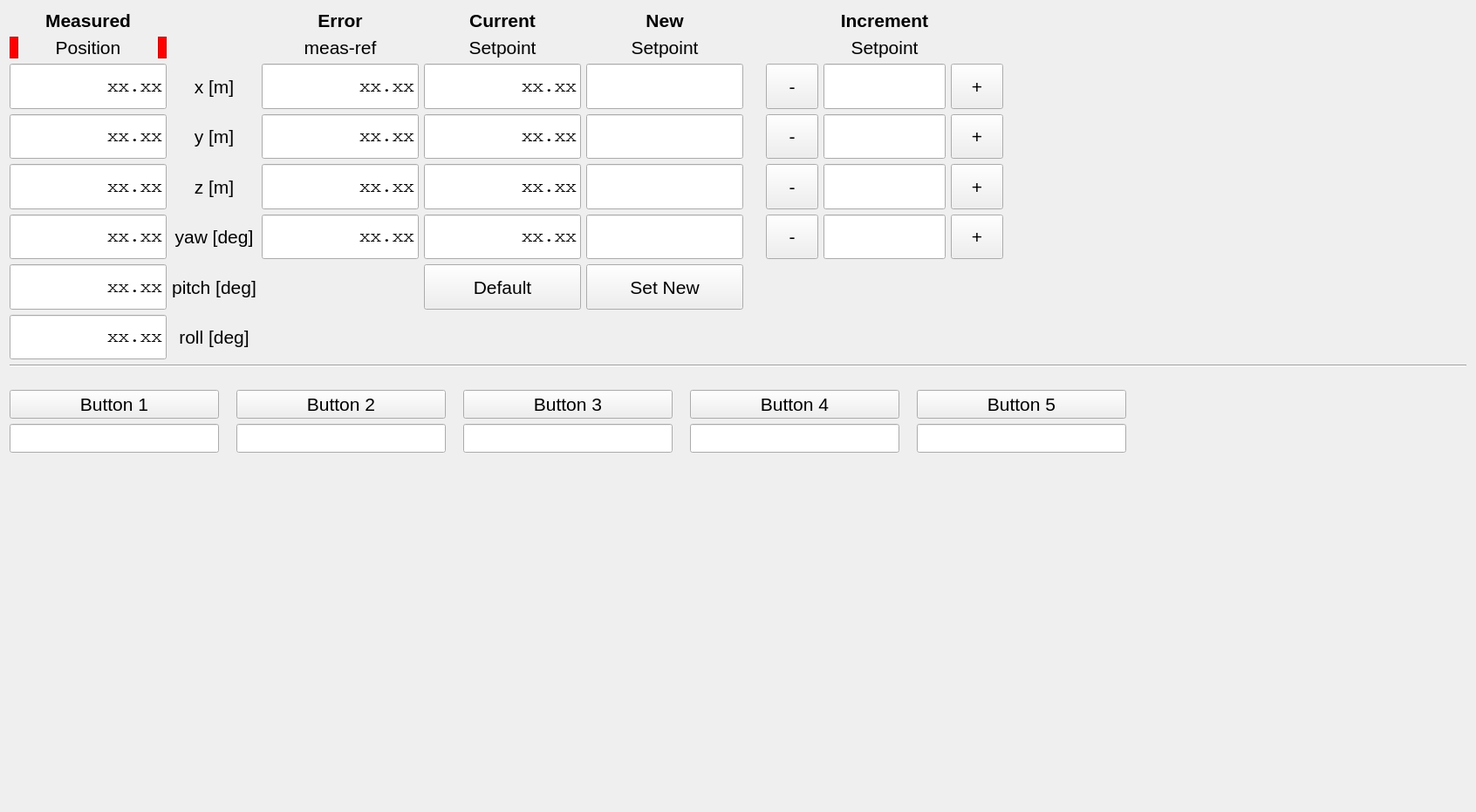
<?xml version="1.0" encoding="UTF-8"?>
<ui version="4.0">
 <class>StudentControllerTab</class>
 <widget class="QWidget" name="StudentControllerTab">
  <property name="geometry">
   <rect>
    <x>0</x>
    <y>0</y>
    <width>1692</width>
    <height>931</height>
   </rect>
  </property>
  <property name="font">
   <font>
    <pointsize>16</pointsize>
   </font>
  </property>
  <property name="windowTitle">
   <string>Form</string>
  </property>
  <layout class="QGridLayout" name="gridLayout">
   <item row="12" column="0" rowspan="2">
    <layout class="QGridLayout" name="gridLayout_3">
     <property name="leftMargin">
      <number>0</number>
     </property>
     <property name="topMargin">
      <number>0</number>
     </property>
     <property name="rightMargin">
      <number>0</number>
     </property>
     <property name="bottomMargin">
      <number>0</number>
     </property>
     <property name="horizontalSpacing">
      <number>20</number>
     </property>
     <item row="0" column="1">
      <widget class="QPushButton" name="custom_button_2">
       <property name="sizePolicy">
        <sizepolicy hsizetype="MinimumExpanding" vsizetype="MinimumExpanding">
         <horstretch>0</horstretch>
         <verstretch>0</verstretch>
        </sizepolicy>
       </property>
       <property name="maximumSize">
        <size>
         <width>240</width>
         <height>60</height>
        </size>
       </property>
       <property name="text">
        <string>Button 2</string>
       </property>
      </widget>
     </item>
     <item row="0" column="3">
      <widget class="QPushButton" name="custom_button_4">
       <property name="sizePolicy">
        <sizepolicy hsizetype="MinimumExpanding" vsizetype="MinimumExpanding">
         <horstretch>0</horstretch>
         <verstretch>0</verstretch>
        </sizepolicy>
       </property>
       <property name="maximumSize">
        <size>
         <width>240</width>
         <height>60</height>
        </size>
       </property>
       <property name="text">
        <string>Button 4</string>
       </property>
      </widget>
     </item>
     <item row="1" column="0">
      <widget class="QLineEdit" name="lineEdit_custom_1">
       <property name="sizePolicy">
        <sizepolicy hsizetype="MinimumExpanding" vsizetype="MinimumExpanding">
         <horstretch>0</horstretch>
         <verstretch>0</verstretch>
        </sizepolicy>
       </property>
       <property name="maximumSize">
        <size>
         <width>240</width>
         <height>60</height>
        </size>
       </property>
       <property name="alignment">
        <set>Qt::AlignRight|Qt::AlignTrailing|Qt::AlignVCenter</set>
       </property>
      </widget>
     </item>
     <item row="0" column="2">
      <widget class="QPushButton" name="custom_button_3">
       <property name="sizePolicy">
        <sizepolicy hsizetype="MinimumExpanding" vsizetype="MinimumExpanding">
         <horstretch>0</horstretch>
         <verstretch>0</verstretch>
        </sizepolicy>
       </property>
       <property name="maximumSize">
        <size>
         <width>240</width>
         <height>60</height>
        </size>
       </property>
       <property name="text">
        <string>Button 3</string>
       </property>
      </widget>
     </item>
     <item row="0" column="0">
      <widget class="QPushButton" name="custom_button_1">
       <property name="sizePolicy">
        <sizepolicy hsizetype="MinimumExpanding" vsizetype="MinimumExpanding">
         <horstretch>0</horstretch>
         <verstretch>0</verstretch>
        </sizepolicy>
       </property>
       <property name="maximumSize">
        <size>
         <width>240</width>
         <height>60</height>
        </size>
       </property>
       <property name="text">
        <string>Button 1</string>
       </property>
      </widget>
     </item>
     <item row="0" column="5">
      <spacer name="horizontalSpacer">
       <property name="orientation">
        <enum>Qt::Horizontal</enum>
       </property>
       <property name="sizeHint" stdset="0">
        <size>
         <width>40</width>
         <height>20</height>
        </size>
       </property>
      </spacer>
     </item>
     <item row="0" column="4">
      <widget class="QPushButton" name="custom_button_5">
       <property name="sizePolicy">
        <sizepolicy hsizetype="MinimumExpanding" vsizetype="MinimumExpanding">
         <horstretch>0</horstretch>
         <verstretch>0</verstretch>
        </sizepolicy>
       </property>
       <property name="maximumSize">
        <size>
         <width>240</width>
         <height>60</height>
        </size>
       </property>
       <property name="text">
        <string>Button 5</string>
       </property>
      </widget>
     </item>
     <item row="1" column="1">
      <widget class="QLineEdit" name="lineEdit_custom_2">
       <property name="sizePolicy">
        <sizepolicy hsizetype="MinimumExpanding" vsizetype="MinimumExpanding">
         <horstretch>0</horstretch>
         <verstretch>0</verstretch>
        </sizepolicy>
       </property>
       <property name="maximumSize">
        <size>
         <width>240</width>
         <height>60</height>
        </size>
       </property>
       <property name="alignment">
        <set>Qt::AlignRight|Qt::AlignTrailing|Qt::AlignVCenter</set>
       </property>
      </widget>
     </item>
     <item row="1" column="2">
      <widget class="QLineEdit" name="lineEdit_custom_3">
       <property name="sizePolicy">
        <sizepolicy hsizetype="MinimumExpanding" vsizetype="MinimumExpanding">
         <horstretch>0</horstretch>
         <verstretch>0</verstretch>
        </sizepolicy>
       </property>
       <property name="maximumSize">
        <size>
         <width>240</width>
         <height>60</height>
        </size>
       </property>
       <property name="alignment">
        <set>Qt::AlignRight|Qt::AlignTrailing|Qt::AlignVCenter</set>
       </property>
      </widget>
     </item>
     <item row="1" column="3">
      <widget class="QLineEdit" name="lineEdit_custom_4">
       <property name="sizePolicy">
        <sizepolicy hsizetype="MinimumExpanding" vsizetype="MinimumExpanding">
         <horstretch>0</horstretch>
         <verstretch>0</verstretch>
        </sizepolicy>
       </property>
       <property name="maximumSize">
        <size>
         <width>240</width>
         <height>60</height>
        </size>
       </property>
       <property name="alignment">
        <set>Qt::AlignRight|Qt::AlignTrailing|Qt::AlignVCenter</set>
       </property>
      </widget>
     </item>
     <item row="1" column="4">
      <widget class="QLineEdit" name="lineEdit_custom_5">
       <property name="sizePolicy">
        <sizepolicy hsizetype="MinimumExpanding" vsizetype="MinimumExpanding">
         <horstretch>0</horstretch>
         <verstretch>0</verstretch>
        </sizepolicy>
       </property>
       <property name="maximumSize">
        <size>
         <width>240</width>
         <height>60</height>
        </size>
       </property>
       <property name="alignment">
        <set>Qt::AlignRight|Qt::AlignTrailing|Qt::AlignVCenter</set>
       </property>
      </widget>
     </item>
    </layout>
   </item>
   <item row="9" column="0">
    <layout class="QGridLayout" name="gridLayout_2">
     <property name="leftMargin">
      <number>0</number>
     </property>
     <property name="topMargin">
      <number>0</number>
     </property>
     <property name="rightMargin">
      <number>0</number>
     </property>
     <property name="bottomMargin">
      <number>0</number>
     </property>
     <item row="0" column="0">
      <widget class="QLabel" name="label_measured_title">
       <property name="font">
        <font>
         <weight>75</weight>
         <bold>true</bold>
        </font>
       </property>
       <property name="text">
        <string>Measured</string>
       </property>
       <property name="alignment">
        <set>Qt::AlignCenter</set>
       </property>
      </widget>
     </item>
     <item row="3" column="2">
      <widget class="QLineEdit" name="lineEdit_error_x">
       <property name="sizePolicy">
        <sizepolicy hsizetype="MinimumExpanding" vsizetype="MinimumExpanding">
         <horstretch>0</horstretch>
         <verstretch>0</verstretch>
        </sizepolicy>
       </property>
       <property name="maximumSize">
        <size>
         <width>180</width>
         <height>60</height>
        </size>
       </property>
       <property name="font">
        <font>
         <family>Courier</family>
        </font>
       </property>
       <property name="text">
        <string>xx.xx</string>
       </property>
       <property name="alignment">
        <set>Qt::AlignRight|Qt::AlignTrailing|Qt::AlignVCenter</set>
       </property>
       <property name="readOnly">
        <bool>true</bool>
       </property>
      </widget>
     </item>
     <item row="1" column="0">
      <layout class="QHBoxLayout" name="horizontalLayout_5">
       <property name="spacing">
        <number>0</number>
       </property>
       <property name="leftMargin">
        <number>0</number>
       </property>
       <property name="topMargin">
        <number>0</number>
       </property>
       <property name="rightMargin">
        <number>0</number>
       </property>
       <property name="bottomMargin">
        <number>0</number>
       </property>
       <item>
        <widget class="QFrame" name="red_frame_position_left">
         <property name="maximumSize">
          <size>
           <width>10</width>
           <height>16777215</height>
          </size>
         </property>
         <property name="styleSheet">
          <string notr="true">background-color:red;</string>
         </property>
         <property name="frameShape">
          <enum>QFrame::StyledPanel</enum>
         </property>
         <property name="frameShadow">
          <enum>QFrame::Raised</enum>
         </property>
        </widget>
       </item>
       <item>
        <widget class="QLabel" name="label_measured_title_line2">
         <property name="text">
          <string>Position</string>
         </property>
         <property name="alignment">
          <set>Qt::AlignCenter</set>
         </property>
        </widget>
       </item>
       <item>
        <widget class="QFrame" name="red_frame_position_right">
         <property name="maximumSize">
          <size>
           <width>10</width>
           <height>16777215</height>
          </size>
         </property>
         <property name="styleSheet">
          <string notr="true">background-color:red;</string>
         </property>
         <property name="frameShape">
          <enum>QFrame::StyledPanel</enum>
         </property>
         <property name="frameShadow">
          <enum>QFrame::Raised</enum>
         </property>
        </widget>
       </item>
      </layout>
     </item>
     <item row="3" column="1">
      <widget class="QLabel" name="label_row_x">
       <property name="maximumSize">
        <size>
         <width>16777215</width>
         <height>60</height>
        </size>
       </property>
       <property name="text">
        <string>x [m]</string>
       </property>
       <property name="alignment">
        <set>Qt::AlignCenter</set>
       </property>
      </widget>
     </item>
     <item row="5" column="1">
      <widget class="QLabel" name="label_row_z">
       <property name="maximumSize">
        <size>
         <width>16777215</width>
         <height>60</height>
        </size>
       </property>
       <property name="text">
        <string>z [m]</string>
       </property>
       <property name="alignment">
        <set>Qt::AlignCenter</set>
       </property>
      </widget>
     </item>
     <item row="6" column="1">
      <widget class="QLabel" name="label_row_yaw">
       <property name="maximumSize">
        <size>
         <width>16777215</width>
         <height>60</height>
        </size>
       </property>
       <property name="text">
        <string>yaw [deg]</string>
       </property>
       <property name="alignment">
        <set>Qt::AlignCenter</set>
       </property>
      </widget>
     </item>
     <item row="3" column="6">
      <layout class="QHBoxLayout" name="horizontalLayout">
       <item>
        <widget class="QPushButton" name="x_increment_minus_button">
         <property name="sizePolicy">
          <sizepolicy hsizetype="MinimumExpanding" vsizetype="Fixed">
           <horstretch>0</horstretch>
           <verstretch>0</verstretch>
          </sizepolicy>
         </property>
         <property name="maximumSize">
          <size>
           <width>60</width>
           <height>60</height>
          </size>
         </property>
         <property name="text">
          <string>-</string>
         </property>
        </widget>
       </item>
       <item>
        <widget class="QLineEdit" name="lineEdit_setpoint_increment_x">
         <property name="sizePolicy">
          <sizepolicy hsizetype="MinimumExpanding" vsizetype="Fixed">
           <horstretch>0</horstretch>
           <verstretch>0</verstretch>
          </sizepolicy>
         </property>
         <property name="maximumSize">
          <size>
           <width>140</width>
           <height>60</height>
          </size>
         </property>
         <property name="font">
          <font>
           <family>Courier</family>
          </font>
         </property>
         <property name="alignment">
          <set>Qt::AlignRight|Qt::AlignTrailing|Qt::AlignVCenter</set>
         </property>
        </widget>
       </item>
       <item>
        <widget class="QPushButton" name="x_increment_plus_button">
         <property name="maximumSize">
          <size>
           <width>60</width>
           <height>60</height>
          </size>
         </property>
         <property name="text">
          <string>+</string>
         </property>
        </widget>
       </item>
      </layout>
     </item>
     <item row="3" column="5">
      <spacer name="horizontalSpacer_2">
       <property name="orientation">
        <enum>Qt::Horizontal</enum>
       </property>
       <property name="sizeType">
        <enum>QSizePolicy::Fixed</enum>
       </property>
       <property name="sizeHint" stdset="0">
        <size>
         <width>20</width>
         <height>20</height>
        </size>
       </property>
      </spacer>
     </item>
     <item row="4" column="1">
      <widget class="QLabel" name="label_row_y">
       <property name="maximumSize">
        <size>
         <width>16777215</width>
         <height>60</height>
        </size>
       </property>
       <property name="text">
        <string>y [m]</string>
       </property>
       <property name="alignment">
        <set>Qt::AlignCenter</set>
       </property>
      </widget>
     </item>
     <item row="7" column="1">
      <widget class="QLabel" name="label_row_pitch">
       <property name="maximumSize">
        <size>
         <width>16777215</width>
         <height>60</height>
        </size>
       </property>
       <property name="text">
        <string>pitch [deg]</string>
       </property>
       <property name="alignment">
        <set>Qt::AlignCenter</set>
       </property>
      </widget>
     </item>
     <item row="8" column="1">
      <widget class="QLabel" name="label_row_roll">
       <property name="maximumSize">
        <size>
         <width>16777215</width>
         <height>60</height>
        </size>
       </property>
       <property name="text">
        <string>roll [deg]</string>
       </property>
       <property name="alignment">
        <set>Qt::AlignCenter</set>
       </property>
      </widget>
     </item>
     <item row="1" column="2">
      <widget class="QLabel" name="label_error_title_line2">
       <property name="text">
        <string>meas-ref</string>
       </property>
       <property name="alignment">
        <set>Qt::AlignCenter</set>
       </property>
      </widget>
     </item>
     <item row="1" column="3">
      <widget class="QLabel" name="label_current_title_2">
       <property name="text">
        <string>Setpoint</string>
       </property>
       <property name="alignment">
        <set>Qt::AlignCenter</set>
       </property>
      </widget>
     </item>
     <item row="0" column="2">
      <widget class="QLabel" name="label_error_title">
       <property name="font">
        <font>
         <weight>75</weight>
         <bold>true</bold>
        </font>
       </property>
       <property name="text">
        <string>Error</string>
       </property>
       <property name="alignment">
        <set>Qt::AlignCenter</set>
       </property>
      </widget>
     </item>
     <item row="7" column="3">
      <widget class="QPushButton" name="default_setpoint_button">
       <property name="sizePolicy">
        <sizepolicy hsizetype="MinimumExpanding" vsizetype="MinimumExpanding">
         <horstretch>0</horstretch>
         <verstretch>0</verstretch>
        </sizepolicy>
       </property>
       <property name="maximumSize">
        <size>
         <width>180</width>
         <height>60</height>
        </size>
       </property>
       <property name="text">
        <string>Default</string>
       </property>
      </widget>
     </item>
     <item row="0" column="4">
      <widget class="QLabel" name="label_new_title">
       <property name="font">
        <font>
         <weight>75</weight>
         <bold>true</bold>
        </font>
       </property>
       <property name="text">
        <string>New</string>
       </property>
       <property name="alignment">
        <set>Qt::AlignCenter</set>
       </property>
      </widget>
     </item>
     <item row="1" column="4">
      <widget class="QLabel" name="label_new_title_line2">
       <property name="text">
        <string>Setpoint</string>
       </property>
       <property name="alignment">
        <set>Qt::AlignCenter</set>
       </property>
      </widget>
     </item>
     <item row="4" column="2">
      <widget class="QLineEdit" name="lineEdit_error_y">
       <property name="sizePolicy">
        <sizepolicy hsizetype="MinimumExpanding" vsizetype="MinimumExpanding">
         <horstretch>0</horstretch>
         <verstretch>0</verstretch>
        </sizepolicy>
       </property>
       <property name="maximumSize">
        <size>
         <width>180</width>
         <height>60</height>
        </size>
       </property>
       <property name="font">
        <font>
         <family>Courier</family>
        </font>
       </property>
       <property name="text">
        <string>xx.xx</string>
       </property>
       <property name="alignment">
        <set>Qt::AlignRight|Qt::AlignTrailing|Qt::AlignVCenter</set>
       </property>
       <property name="readOnly">
        <bool>true</bool>
       </property>
      </widget>
     </item>
     <item row="5" column="2">
      <widget class="QLineEdit" name="lineEdit_error_z">
       <property name="sizePolicy">
        <sizepolicy hsizetype="MinimumExpanding" vsizetype="MinimumExpanding">
         <horstretch>0</horstretch>
         <verstretch>0</verstretch>
        </sizepolicy>
       </property>
       <property name="maximumSize">
        <size>
         <width>180</width>
         <height>60</height>
        </size>
       </property>
       <property name="font">
        <font>
         <family>Courier</family>
        </font>
       </property>
       <property name="text">
        <string>xx.xx</string>
       </property>
       <property name="alignment">
        <set>Qt::AlignRight|Qt::AlignTrailing|Qt::AlignVCenter</set>
       </property>
       <property name="readOnly">
        <bool>true</bool>
       </property>
      </widget>
     </item>
     <item row="6" column="2">
      <widget class="QLineEdit" name="lineEdit_error_yaw">
       <property name="sizePolicy">
        <sizepolicy hsizetype="MinimumExpanding" vsizetype="MinimumExpanding">
         <horstretch>0</horstretch>
         <verstretch>0</verstretch>
        </sizepolicy>
       </property>
       <property name="maximumSize">
        <size>
         <width>180</width>
         <height>60</height>
        </size>
       </property>
       <property name="font">
        <font>
         <family>Courier</family>
        </font>
       </property>
       <property name="text">
        <string>xx.xx</string>
       </property>
       <property name="alignment">
        <set>Qt::AlignRight|Qt::AlignTrailing|Qt::AlignVCenter</set>
       </property>
       <property name="readOnly">
        <bool>true</bool>
       </property>
      </widget>
     </item>
     <item row="0" column="3">
      <widget class="QLabel" name="label_current_title">
       <property name="font">
        <font>
         <weight>75</weight>
         <bold>true</bold>
        </font>
       </property>
       <property name="text">
        <string>Current</string>
       </property>
       <property name="alignment">
        <set>Qt::AlignCenter</set>
       </property>
      </widget>
     </item>
     <item row="4" column="3">
      <widget class="QLineEdit" name="lineEdit_setpoint_current_y">
       <property name="sizePolicy">
        <sizepolicy hsizetype="MinimumExpanding" vsizetype="MinimumExpanding">
         <horstretch>0</horstretch>
         <verstretch>0</verstretch>
        </sizepolicy>
       </property>
       <property name="maximumSize">
        <size>
         <width>180</width>
         <height>60</height>
        </size>
       </property>
       <property name="font">
        <font>
         <family>Courier</family>
        </font>
       </property>
       <property name="text">
        <string>xx.xx</string>
       </property>
       <property name="alignment">
        <set>Qt::AlignRight|Qt::AlignTrailing|Qt::AlignVCenter</set>
       </property>
       <property name="readOnly">
        <bool>true</bool>
       </property>
      </widget>
     </item>
     <item row="5" column="3">
      <widget class="QLineEdit" name="lineEdit_setpoint_current_z">
       <property name="sizePolicy">
        <sizepolicy hsizetype="MinimumExpanding" vsizetype="MinimumExpanding">
         <horstretch>0</horstretch>
         <verstretch>0</verstretch>
        </sizepolicy>
       </property>
       <property name="maximumSize">
        <size>
         <width>180</width>
         <height>60</height>
        </size>
       </property>
       <property name="font">
        <font>
         <family>Courier</family>
        </font>
       </property>
       <property name="text">
        <string>xx.xx</string>
       </property>
       <property name="alignment">
        <set>Qt::AlignRight|Qt::AlignTrailing|Qt::AlignVCenter</set>
       </property>
       <property name="readOnly">
        <bool>true</bool>
       </property>
      </widget>
     </item>
     <item row="6" column="3">
      <widget class="QLineEdit" name="lineEdit_setpoint_current_yaw">
       <property name="sizePolicy">
        <sizepolicy hsizetype="MinimumExpanding" vsizetype="MinimumExpanding">
         <horstretch>0</horstretch>
         <verstretch>0</verstretch>
        </sizepolicy>
       </property>
       <property name="maximumSize">
        <size>
         <width>180</width>
         <height>60</height>
        </size>
       </property>
       <property name="font">
        <font>
         <family>Courier</family>
        </font>
       </property>
       <property name="text">
        <string>xx.xx</string>
       </property>
       <property name="alignment">
        <set>Qt::AlignRight|Qt::AlignTrailing|Qt::AlignVCenter</set>
       </property>
       <property name="readOnly">
        <bool>true</bool>
       </property>
      </widget>
     </item>
     <item row="3" column="3">
      <widget class="QLineEdit" name="lineEdit_setpoint_current_x">
       <property name="sizePolicy">
        <sizepolicy hsizetype="MinimumExpanding" vsizetype="MinimumExpanding">
         <horstretch>0</horstretch>
         <verstretch>0</verstretch>
        </sizepolicy>
       </property>
       <property name="maximumSize">
        <size>
         <width>180</width>
         <height>60</height>
        </size>
       </property>
       <property name="font">
        <font>
         <family>Courier</family>
        </font>
       </property>
       <property name="text">
        <string>xx.xx</string>
       </property>
       <property name="alignment">
        <set>Qt::AlignRight|Qt::AlignTrailing|Qt::AlignVCenter</set>
       </property>
       <property name="readOnly">
        <bool>true</bool>
       </property>
      </widget>
     </item>
     <item row="0" column="6">
      <widget class="QLabel" name="label_2">
       <property name="font">
        <font>
         <weight>75</weight>
         <bold>true</bold>
        </font>
       </property>
       <property name="text">
        <string>Increment</string>
       </property>
       <property name="alignment">
        <set>Qt::AlignCenter</set>
       </property>
      </widget>
     </item>
     <item row="6" column="4">
      <widget class="QLineEdit" name="lineEdit_setpoint_new_yaw">
       <property name="sizePolicy">
        <sizepolicy hsizetype="MinimumExpanding" vsizetype="MinimumExpanding">
         <horstretch>0</horstretch>
         <verstretch>0</verstretch>
        </sizepolicy>
       </property>
       <property name="maximumSize">
        <size>
         <width>180</width>
         <height>60</height>
        </size>
       </property>
       <property name="font">
        <font>
         <family>Courier</family>
        </font>
       </property>
       <property name="alignment">
        <set>Qt::AlignRight|Qt::AlignTrailing|Qt::AlignVCenter</set>
       </property>
      </widget>
     </item>
     <item row="7" column="4">
      <widget class="QPushButton" name="set_setpoint_button">
       <property name="sizePolicy">
        <sizepolicy hsizetype="MinimumExpanding" vsizetype="MinimumExpanding">
         <horstretch>0</horstretch>
         <verstretch>0</verstretch>
        </sizepolicy>
       </property>
       <property name="maximumSize">
        <size>
         <width>180</width>
         <height>60</height>
        </size>
       </property>
       <property name="text">
        <string>Set New</string>
       </property>
      </widget>
     </item>
     <item row="4" column="4">
      <widget class="QLineEdit" name="lineEdit_setpoint_new_y">
       <property name="sizePolicy">
        <sizepolicy hsizetype="MinimumExpanding" vsizetype="MinimumExpanding">
         <horstretch>0</horstretch>
         <verstretch>0</verstretch>
        </sizepolicy>
       </property>
       <property name="maximumSize">
        <size>
         <width>180</width>
         <height>60</height>
        </size>
       </property>
       <property name="font">
        <font>
         <family>Courier</family>
        </font>
       </property>
       <property name="alignment">
        <set>Qt::AlignRight|Qt::AlignTrailing|Qt::AlignVCenter</set>
       </property>
      </widget>
     </item>
     <item row="5" column="4">
      <widget class="QLineEdit" name="lineEdit_setpoint_new_z">
       <property name="sizePolicy">
        <sizepolicy hsizetype="MinimumExpanding" vsizetype="MinimumExpanding">
         <horstretch>0</horstretch>
         <verstretch>0</verstretch>
        </sizepolicy>
       </property>
       <property name="maximumSize">
        <size>
         <width>180</width>
         <height>60</height>
        </size>
       </property>
       <property name="font">
        <font>
         <family>Courier</family>
        </font>
       </property>
       <property name="alignment">
        <set>Qt::AlignRight|Qt::AlignTrailing|Qt::AlignVCenter</set>
       </property>
      </widget>
     </item>
     <item row="3" column="4">
      <widget class="QLineEdit" name="lineEdit_setpoint_new_x">
       <property name="sizePolicy">
        <sizepolicy hsizetype="MinimumExpanding" vsizetype="MinimumExpanding">
         <horstretch>0</horstretch>
         <verstretch>0</verstretch>
        </sizepolicy>
       </property>
       <property name="maximumSize">
        <size>
         <width>180</width>
         <height>60</height>
        </size>
       </property>
       <property name="font">
        <font>
         <family>Courier</family>
        </font>
       </property>
       <property name="alignment">
        <set>Qt::AlignRight|Qt::AlignTrailing|Qt::AlignVCenter</set>
       </property>
      </widget>
     </item>
     <item row="1" column="6">
      <widget class="QLabel" name="label">
       <property name="text">
        <string>Setpoint</string>
       </property>
       <property name="alignment">
        <set>Qt::AlignCenter</set>
       </property>
      </widget>
     </item>
     <item row="4" column="6">
      <layout class="QHBoxLayout" name="horizontalLayout_2">
       <item>
        <widget class="QPushButton" name="y_increment_minus_button">
         <property name="sizePolicy">
          <sizepolicy hsizetype="MinimumExpanding" vsizetype="Fixed">
           <horstretch>0</horstretch>
           <verstretch>0</verstretch>
          </sizepolicy>
         </property>
         <property name="maximumSize">
          <size>
           <width>60</width>
           <height>60</height>
          </size>
         </property>
         <property name="text">
          <string>-</string>
         </property>
        </widget>
       </item>
       <item>
        <widget class="QLineEdit" name="lineEdit_setpoint_increment_y">
         <property name="sizePolicy">
          <sizepolicy hsizetype="MinimumExpanding" vsizetype="Fixed">
           <horstretch>0</horstretch>
           <verstretch>0</verstretch>
          </sizepolicy>
         </property>
         <property name="maximumSize">
          <size>
           <width>140</width>
           <height>60</height>
          </size>
         </property>
         <property name="font">
          <font>
           <family>Courier</family>
          </font>
         </property>
         <property name="alignment">
          <set>Qt::AlignRight|Qt::AlignTrailing|Qt::AlignVCenter</set>
         </property>
        </widget>
       </item>
       <item>
        <widget class="QPushButton" name="y_increment_plus_button">
         <property name="sizePolicy">
          <sizepolicy hsizetype="MinimumExpanding" vsizetype="Fixed">
           <horstretch>0</horstretch>
           <verstretch>0</verstretch>
          </sizepolicy>
         </property>
         <property name="maximumSize">
          <size>
           <width>60</width>
           <height>60</height>
          </size>
         </property>
         <property name="text">
          <string>+</string>
         </property>
        </widget>
       </item>
      </layout>
     </item>
     <item row="6" column="6">
      <layout class="QHBoxLayout" name="horizontalLayout_4">
       <item>
        <widget class="QPushButton" name="yaw_increment_minus_button">
         <property name="sizePolicy">
          <sizepolicy hsizetype="MinimumExpanding" vsizetype="Fixed">
           <horstretch>0</horstretch>
           <verstretch>0</verstretch>
          </sizepolicy>
         </property>
         <property name="maximumSize">
          <size>
           <width>60</width>
           <height>60</height>
          </size>
         </property>
         <property name="text">
          <string>-</string>
         </property>
        </widget>
       </item>
       <item>
        <widget class="QLineEdit" name="lineEdit_setpoint_increment_yaw">
         <property name="sizePolicy">
          <sizepolicy hsizetype="MinimumExpanding" vsizetype="Fixed">
           <horstretch>0</horstretch>
           <verstretch>0</verstretch>
          </sizepolicy>
         </property>
         <property name="maximumSize">
          <size>
           <width>140</width>
           <height>60</height>
          </size>
         </property>
         <property name="font">
          <font>
           <family>Courier</family>
          </font>
         </property>
         <property name="alignment">
          <set>Qt::AlignRight|Qt::AlignTrailing|Qt::AlignVCenter</set>
         </property>
        </widget>
       </item>
       <item>
        <widget class="QPushButton" name="yaw_increment_plus_button">
         <property name="sizePolicy">
          <sizepolicy hsizetype="MinimumExpanding" vsizetype="Fixed">
           <horstretch>0</horstretch>
           <verstretch>0</verstretch>
          </sizepolicy>
         </property>
         <property name="maximumSize">
          <size>
           <width>60</width>
           <height>60</height>
          </size>
         </property>
         <property name="text">
          <string>+</string>
         </property>
        </widget>
       </item>
      </layout>
     </item>
     <item row="5" column="6">
      <layout class="QHBoxLayout" name="horizontalLayout_3">
       <item>
        <widget class="QPushButton" name="z_increment_minus_button">
         <property name="sizePolicy">
          <sizepolicy hsizetype="MinimumExpanding" vsizetype="Fixed">
           <horstretch>0</horstretch>
           <verstretch>0</verstretch>
          </sizepolicy>
         </property>
         <property name="maximumSize">
          <size>
           <width>60</width>
           <height>60</height>
          </size>
         </property>
         <property name="text">
          <string>-</string>
         </property>
        </widget>
       </item>
       <item>
        <widget class="QLineEdit" name="lineEdit_setpoint_increment_z">
         <property name="sizePolicy">
          <sizepolicy hsizetype="MinimumExpanding" vsizetype="Fixed">
           <horstretch>0</horstretch>
           <verstretch>0</verstretch>
          </sizepolicy>
         </property>
         <property name="maximumSize">
          <size>
           <width>140</width>
           <height>60</height>
          </size>
         </property>
         <property name="font">
          <font>
           <family>Courier</family>
          </font>
         </property>
         <property name="alignment">
          <set>Qt::AlignRight|Qt::AlignTrailing|Qt::AlignVCenter</set>
         </property>
        </widget>
       </item>
       <item>
        <widget class="QPushButton" name="z_increment_plus_button">
         <property name="sizePolicy">
          <sizepolicy hsizetype="MinimumExpanding" vsizetype="Fixed">
           <horstretch>0</horstretch>
           <verstretch>0</verstretch>
          </sizepolicy>
         </property>
         <property name="maximumSize">
          <size>
           <width>60</width>
           <height>60</height>
          </size>
         </property>
         <property name="text">
          <string>+</string>
         </property>
        </widget>
       </item>
      </layout>
     </item>
     <item row="3" column="7">
      <spacer name="horizontalSpacer_3">
       <property name="orientation">
        <enum>Qt::Horizontal</enum>
       </property>
       <property name="sizeHint" stdset="0">
        <size>
         <width>40</width>
         <height>20</height>
        </size>
       </property>
      </spacer>
     </item>
     <item row="3" column="0">
      <layout class="QHBoxLayout" name="horizontalLayout_6">
       <item>
        <widget class="QLineEdit" name="lineEdit_measured_x">
         <property name="sizePolicy">
          <sizepolicy hsizetype="MinimumExpanding" vsizetype="MinimumExpanding">
           <horstretch>0</horstretch>
           <verstretch>0</verstretch>
          </sizepolicy>
         </property>
         <property name="maximumSize">
          <size>
           <width>180</width>
           <height>60</height>
          </size>
         </property>
         <property name="font">
          <font>
           <family>Courier</family>
          </font>
         </property>
         <property name="text">
          <string>xx.xx</string>
         </property>
         <property name="alignment">
          <set>Qt::AlignRight|Qt::AlignTrailing|Qt::AlignVCenter</set>
         </property>
         <property name="readOnly">
          <bool>true</bool>
         </property>
        </widget>
       </item>
      </layout>
     </item>
     <item row="4" column="0">
      <layout class="QHBoxLayout" name="horizontalLayout_7">
       <item>
        <widget class="QLineEdit" name="lineEdit_measured_y">
         <property name="sizePolicy">
          <sizepolicy hsizetype="MinimumExpanding" vsizetype="MinimumExpanding">
           <horstretch>0</horstretch>
           <verstretch>0</verstretch>
          </sizepolicy>
         </property>
         <property name="maximumSize">
          <size>
           <width>180</width>
           <height>60</height>
          </size>
         </property>
         <property name="font">
          <font>
           <family>Courier</family>
          </font>
         </property>
         <property name="text">
          <string>xx.xx</string>
         </property>
         <property name="alignment">
          <set>Qt::AlignRight|Qt::AlignTrailing|Qt::AlignVCenter</set>
         </property>
         <property name="readOnly">
          <bool>true</bool>
         </property>
        </widget>
       </item>
      </layout>
     </item>
     <item row="5" column="0">
      <layout class="QHBoxLayout" name="horizontalLayout_8">
       <item>
        <widget class="QLineEdit" name="lineEdit_measured_z">
         <property name="sizePolicy">
          <sizepolicy hsizetype="MinimumExpanding" vsizetype="MinimumExpanding">
           <horstretch>0</horstretch>
           <verstretch>0</verstretch>
          </sizepolicy>
         </property>
         <property name="maximumSize">
          <size>
           <width>180</width>
           <height>60</height>
          </size>
         </property>
         <property name="font">
          <font>
           <family>Courier</family>
          </font>
         </property>
         <property name="text">
          <string>xx.xx</string>
         </property>
         <property name="alignment">
          <set>Qt::AlignRight|Qt::AlignTrailing|Qt::AlignVCenter</set>
         </property>
         <property name="readOnly">
          <bool>true</bool>
         </property>
        </widget>
       </item>
      </layout>
     </item>
     <item row="7" column="0">
      <layout class="QHBoxLayout" name="horizontalLayout_9">
       <item>
        <widget class="QLineEdit" name="lineEdit_measured_pitch">
         <property name="sizePolicy">
          <sizepolicy hsizetype="MinimumExpanding" vsizetype="MinimumExpanding">
           <horstretch>0</horstretch>
           <verstretch>0</verstretch>
          </sizepolicy>
         </property>
         <property name="maximumSize">
          <size>
           <width>180</width>
           <height>60</height>
          </size>
         </property>
         <property name="font">
          <font>
           <family>Courier</family>
          </font>
         </property>
         <property name="text">
          <string>xx.xx</string>
         </property>
         <property name="alignment">
          <set>Qt::AlignRight|Qt::AlignTrailing|Qt::AlignVCenter</set>
         </property>
         <property name="readOnly">
          <bool>true</bool>
         </property>
        </widget>
       </item>
      </layout>
     </item>
     <item row="6" column="0">
      <layout class="QHBoxLayout" name="horizontalLayout_10">
       <item>
        <widget class="QLineEdit" name="lineEdit_measured_yaw">
         <property name="sizePolicy">
          <sizepolicy hsizetype="MinimumExpanding" vsizetype="MinimumExpanding">
           <horstretch>0</horstretch>
           <verstretch>0</verstretch>
          </sizepolicy>
         </property>
         <property name="maximumSize">
          <size>
           <width>180</width>
           <height>60</height>
          </size>
         </property>
         <property name="font">
          <font>
           <family>Courier</family>
          </font>
         </property>
         <property name="text">
          <string>xx.xx</string>
         </property>
         <property name="alignment">
          <set>Qt::AlignRight|Qt::AlignTrailing|Qt::AlignVCenter</set>
         </property>
         <property name="readOnly">
          <bool>true</bool>
         </property>
        </widget>
       </item>
      </layout>
     </item>
     <item row="8" column="0">
      <layout class="QHBoxLayout" name="horizontalLayout_11">
       <item>
        <widget class="QLineEdit" name="lineEdit_measured_roll">
         <property name="sizePolicy">
          <sizepolicy hsizetype="MinimumExpanding" vsizetype="MinimumExpanding">
           <horstretch>0</horstretch>
           <verstretch>0</verstretch>
          </sizepolicy>
         </property>
         <property name="maximumSize">
          <size>
           <width>180</width>
           <height>60</height>
          </size>
         </property>
         <property name="font">
          <font>
           <family>Courier</family>
          </font>
         </property>
         <property name="text">
          <string>xx.xx</string>
         </property>
         <property name="alignment">
          <set>Qt::AlignRight|Qt::AlignTrailing|Qt::AlignVCenter</set>
         </property>
         <property name="readOnly">
          <bool>true</bool>
         </property>
        </widget>
       </item>
      </layout>
     </item>
    </layout>
   </item>
   <item row="14" column="0">
    <spacer name="verticalSpacer">
     <property name="orientation">
      <enum>Qt::Vertical</enum>
     </property>
     <property name="sizeHint" stdset="0">
      <size>
       <width>20</width>
       <height>40</height>
      </size>
     </property>
    </spacer>
   </item>
   <item row="11" column="0">
    <spacer name="verticalSpacer_2">
     <property name="orientation">
      <enum>Qt::Vertical</enum>
     </property>
     <property name="sizeType">
      <enum>QSizePolicy::Fixed</enum>
     </property>
     <property name="sizeHint" stdset="0">
      <size>
       <width>20</width>
       <height>20</height>
      </size>
     </property>
    </spacer>
   </item>
   <item row="10" column="0">
    <widget class="Line" name="line">
     <property name="orientation">
      <enum>Qt::Horizontal</enum>
     </property>
    </widget>
   </item>
  </layout>
 </widget>
 <resources/>
 <connections/>
</ui>
